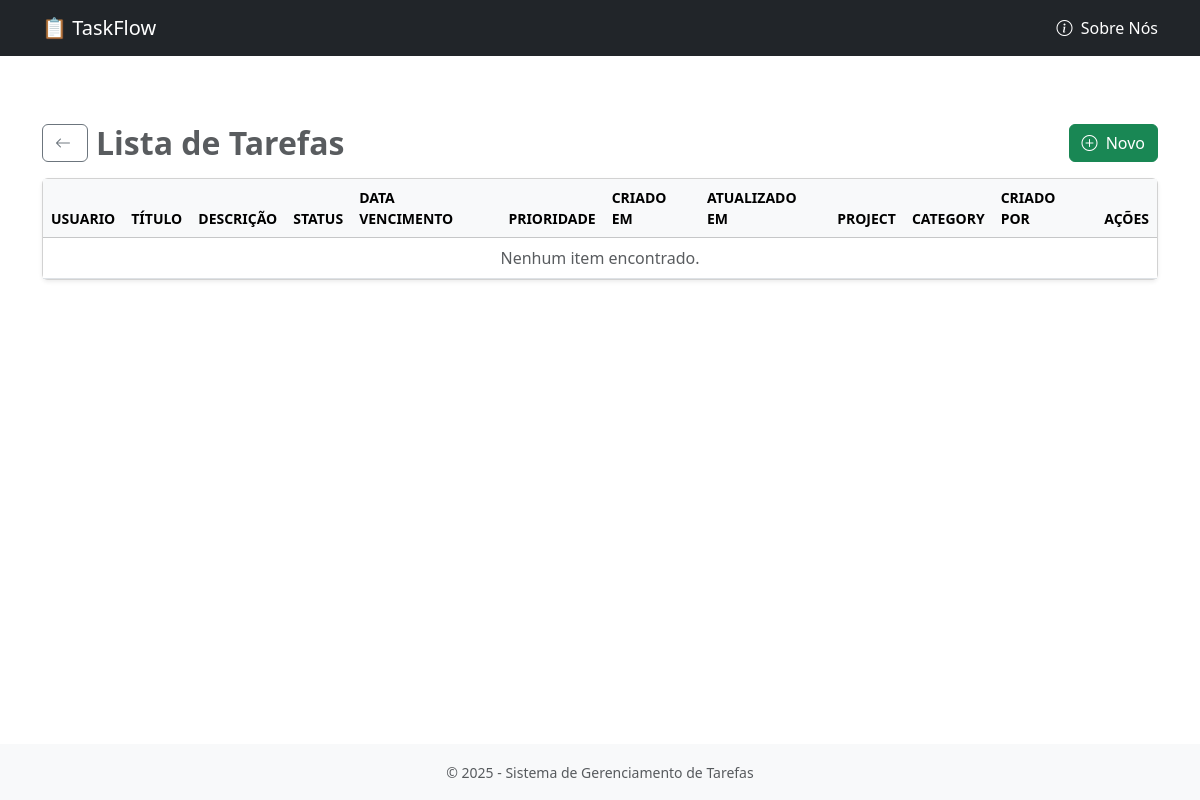
The app's page /agenda/listar/tarefas/ (signed in), older data.
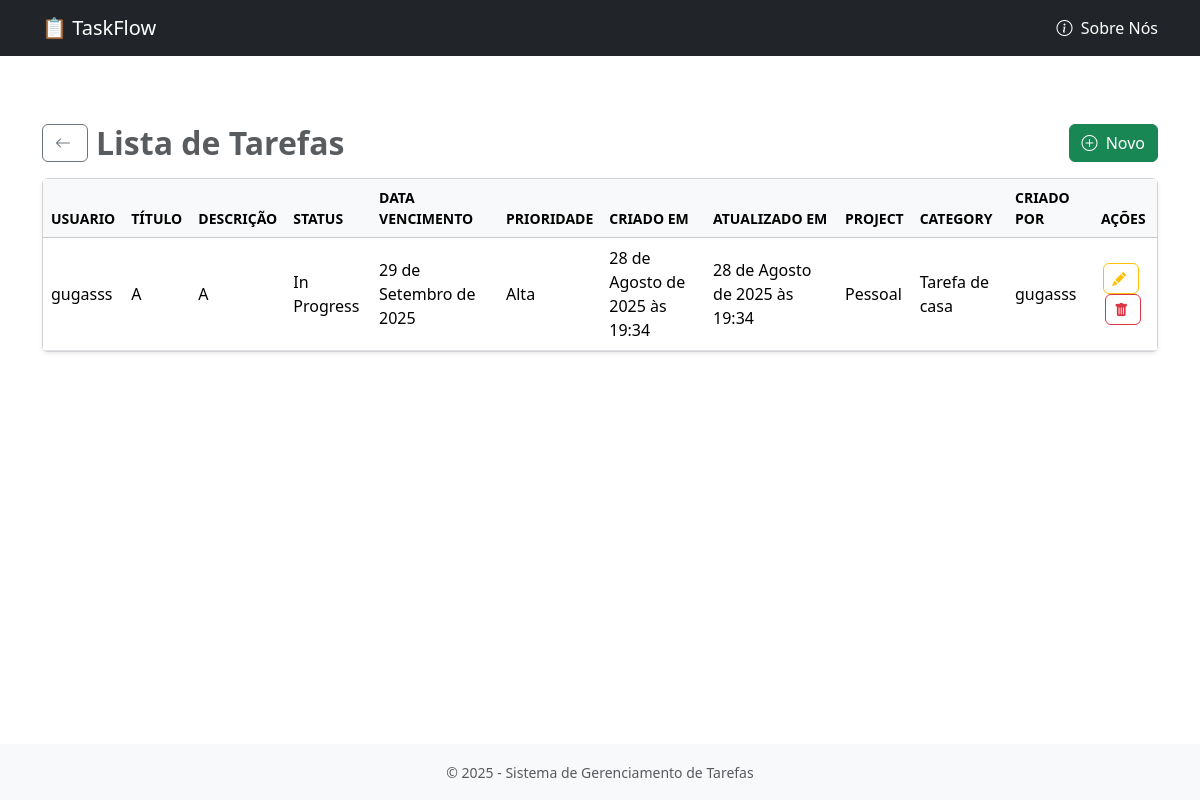
The same page, newer data.
### agenda/models.py (models this page shows, shortened)
class Task(models.Model):
    usuario = models.ForeignKey(User, on_delete=models.CASCADE, related_name="tarefas_usuario")
    title = models.CharField(max_length=50, verbose_name="título")
    description = models.CharField(max_length=200, verbose_name="descrição", blank=True)
    status = models.CharField(max_length=20, choices=TaskStatus.choices, default=TaskStatus.PENDING)
    due_date = models.DateField(verbose_name="data vencimento")
    priority = models.CharField(max_length=30, verbose_name="prioridade")
    created_at = models.DateTimeField(verbose_name="criado em", auto_now_add=True)
    updated_at = models.DateTimeField(verbose_name="atualizado em", auto_now=True)
    project = models.ForeignKey('Project', on_delete=models.PROTECT, related_name='tasks')
    category = models.ForeignKey('Category', on_delete=models.PROTECT, related_name='tasks')
    labels = models.ManyToManyField('Label', blank=True, related_name='tasks')
    criado_por = models.ForeignKey(User, on_delete=models.CASCADE, related_name="tarefas_criadas")

class Project(models.Model):
    name = models.CharField(max_length=50, verbose_name="nome")
    description = models.CharField(max_length=200, verbose_name="descrição", blank=True)
    created_at = models.DateTimeField(verbose_name="criado em", auto_now_add=True)
    updated_at = models.DateTimeField(verbose_name="atualizado em", auto_now=True)
    criado_por = models.ForeignKey(User, on_delete=models.CASCADE, related_name="projetos")
    def __str__(self):
        return f"{self.name}"

class Category(models.Model):
    name = models.CharField(max_length=50, verbose_name="nome")
    description = models.CharField(max_length=200, verbose_name="descrição", blank=True)
    criado_por = models.ForeignKey(User, on_delete=models.CASCADE)
    def __str__(self):
        return f"{self.name}"

### agenda/views.py (the view)
# urls.py: path("listar/tarefas/", TaskList.as_view(), name="listar-tarefas"),
class TaskList(LoginRequiredMixin, ListView):
    model = Task
    template_name = "agendas/lista.html"
    extra_context = {
        "titulo": "Lista de Tarefas",
        "campos": [
            {"name": f.name, "label": f.verbose_name.title()}
            for f in Task._meta.fields if f.name != "id"
        ],
        "model_name": "tarefa"
    }
    def get_queryset(self):
        return Task.objects.filter(usuario=self.request.user)

### agenda/templatetags/custom_tags.py (called while the page is built)
@register.filter
def get_attribute(obj, attr):
    return getattr(obj, attr, "")

### agenda/templates/agendas/lista.html (shortened to what this page needs)
{% extends "paginasweb/modelos/base.html" %}
{% load custom_tags %}
{% block header %}
<div class="d-flex justify-content-between align-items-center mt-4 mb-3">
    <div class="d-flex align-items-center gap-2">
        <a href="{% url 'index' %}" class="btn btn-outline-secondary" title="Voltar para o início">
            <i class="bi bi-arrow-left"></i>
        </a>
        <h2 class="fw-bold text-muted mb-0">{{ titulo }}</h2>
    </div>
    <a href="{% url 'cadastrar-'|add:model_name %}" class="btn btn-success">
        <i class="bi bi-plus-circle me-1"></i> Novo
    </a>
</div>
{% endblock %}
{% block conteudo %}
<div class="card shadow-sm mb-5">
    <div class="card-body p-0">
        <div class="table-responsive">
            <table class="table table-hover align-middle mb-0">
                <thead class="table-light">
                    <tr>
                        {% for campo in campos %}
                            <th class="text-uppercase small fw-bold">{{ campo.label }}</th>
                        {% endfor %}
                        <th class="text-center text-uppercase small fw-bold">Ações</th>
                    </tr>
                </thead>
                <tbody>
                    {% for obj in object_list %}
                        <tr>
                            {% for campo in campos %}
                                <td>{{ obj|get_attribute:campo.name }}</td>
                            {% endfor %}
                            <td class="text-center">
                                <a href="{% url 'editar-'|add:model_name obj.pk %}" class="btn btn-sm btn-outline-warning me-1" title="Editar">
                                    <i class="bi bi-pencil-fill"></i>
                                </a>
                                <button class="btn btn-sm btn-outline-danger" data-bs-toggle="modal" data-bs-target="#modalExcluir{{ obj.pk }}" title="Excluir">
                                    <i class="bi bi-trash-fill"></i>
                                </button>
                            </td>
                        </tr>
                    {% empty %}
                        <tr>
                            <td colspan="{{ campos|length|add:'1' }}" class="text-center text-muted">Nenhum item encontrado.</td>
                        </tr>
                    {% endfor %}
                </tbody>
            </table>
        </div>
    </div>
</div>
{% endblock %}

### paginasweb/templates/paginasweb/modelos/base.html (shortened to what this page needs)
{% load static %}
<!DOCTYPE html>
<html lang="pt-br">
<head>
  <link href="https://cdn.jsdelivr.net/npm/bootstrap@5.3.2/dist/css/bootstrap.min.css" rel="stylesheet" />
  <link href="https://cdn.jsdelivr.net/npm/bootstrap-icons@1.10.5/font/bootstrap-icons.css" rel="stylesheet" />
  <link rel="stylesheet" href="{% static 'css/estilo.css' %}">
</head>
<body class="d-flex flex-column min-vh-100">
<nav class="navbar navbar-dark bg-dark fixed-top">
  <div class="container d-flex justify-content-between">
    {% if request.user.is_authenticated %}
      <a class="navbar-brand" href="{% url 'index' %}">📋 TaskFlow</a>
    {% else %}
      <a class="navbar-brand" href="{% url 'inicio' %}">📋 TaskFlow</a>
    {% endif %}
    <ul class="navbar-nav flex-row">
      <li class="nav-item">
        <a class="nav-link text-white" href="{% url 'sobre' %}">
          <i class="bi bi-info-circle me-1"></i> Sobre Nós
        </a>
      </li>
    </ul>
  </div>
</nav>
  <main class="flex-grow-1 container" style="padding-top: 100px;">
    {% block header %}{% endblock %}
    {% block conteudo %}{% endblock %}
  </main>
  <footer class="bg-light text-center text-muted py-3 mt-auto">
    <small>&copy; 2025 - Sistema de Gerenciamento de Tarefas</small>
  </footer>
</body>
</html>

### static/css/estilo.css (style rules this page uses)
* { padding: 0%; }
.btn { border-radius: 0.375rem; font-weight: 500; }
.btn i { margin-right: 4px; }
html, body { height: 100%; margin: 0; }

Row changes from the older to the newer data that the page shows:
added Task: campos "gugasss" "A" "A" "In Progress" "29 de Setembro de 2025" "Alta" "28 de Agosto de 2025 às 19:34" "28 de Agosto de 2025 às 19:34" "Pessoal" "Tarefa de casa" "gugasss"
Text that changed along with them:
text no longer shown: "Nenhum item encontrado."
